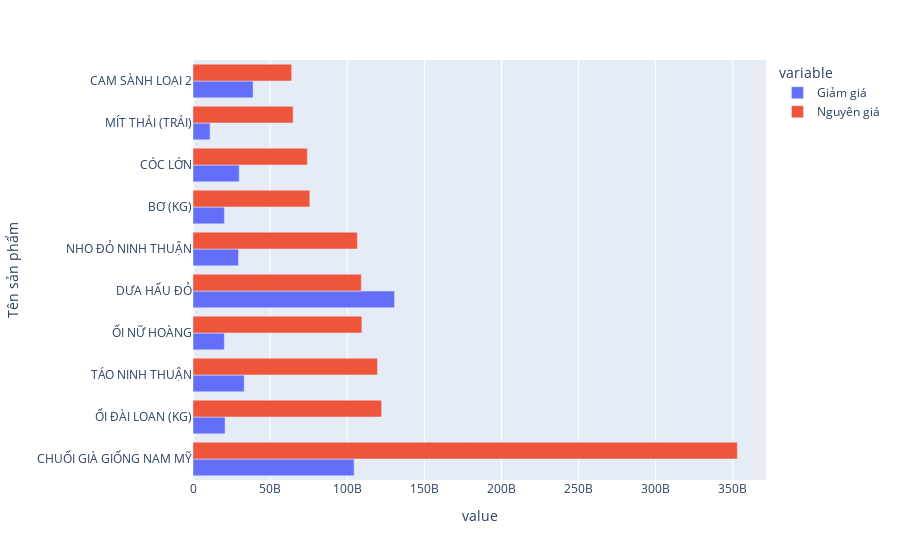

Source (notebook cell):
### Code cell
fig = px.bar(table_SL.sort_values(by='Nguyên giá ', ascending=False).head(10), y='Tên sản phẩm', x=['Giảm giá ', 'Nguyên giá '],barmode='group',orientation='h')
fig.show()

### Figure 1 — Plotly figure (JSON) as saved in the notebook; plotly's stock layout.template omitted (floating-point values rounded to 4 significant figures)
{"data": [{"alignmentgroup": "True", "hovertemplate": "variable=Giảm giá <br>value=%{x}<br>Tên sản phẩm=%{y}<extra></extra>", "legendgroup": "Giảm giá ", "marker": {"color": "#636efa", "pattern": {"shape": ""}}, "name": "Giảm giá ", "offsetgroup": "Giảm giá ", "orientation": "h", "showlegend": true, "textposition": "auto", "type": "bar", "x": [104500000000.0, 20800000000.0, 33190000000.0, 20300000000.0, 130700000000.0, 29480000000.0, 20340000000.0, 29970000000.0, 11080000000.0, 38970000000.0], "xaxis": "x", "y": ["CHUỐI GIÀ GIỐNG NAM MỸ", "ỔI ĐÀI LOAN (KG)", "TÁO NINH THUẬN", "ỔI NỮ HOÀNG", "DƯA HẤU ĐỎ", "NHO ĐỎ NINH THUẬN", "BƠ (KG)", "CÓC LỚN", "MÍT THÁI (TRÁI)", "CAM SÀNH LOẠI 2"], "yaxis": "y"}, {"alignmentgroup": "True", "hovertemplate": "variable=Nguyên giá <br>value=%{x}<br>Tên sản phẩm=%{y}<extra></extra>", "legendgroup": "Nguyên giá ", "marker": {"color": "#EF553B", "pattern": {"shape": ""}}, "name": "Nguyên giá ", "offsetgroup": "Nguyên giá ", "orientation": "h", "showlegend": true, "textposition": "auto", "type": "bar", "x": [352900000000.0, 122300000000.0, 119600000000.0, 109500000000.0, 109100000000.0, 106600000000.0, 75750000000.0, 74140000000.0, 64890000000.0, 63980000000.0], "xaxis": "x", "y": ["CHUỐI GIÀ GIỐNG NAM MỸ", "ỔI ĐÀI LOAN (KG)", "TÁO NINH THUẬN", "ỔI NỮ HOÀNG", "DƯA HẤU ĐỎ", "NHO ĐỎ NINH THUẬN", "BƠ (KG)", "CÓC LỚN", "MÍT THÁI (TRÁI)", "CAM SÀNH LOẠI 2"], "yaxis": "y"}], "layout": {"barmode": "group", "legend": {"title": {"text": "variable"}, "tracegroupgap": 0}, "margin": {"t": 60}, "xaxis": {"anchor": "y", "domain": [0, 1], "title": {"text": "value"}}, "yaxis": {"anchor": "x", "domain": [0, 1], "title": {"text": "Tên sản phẩm"}}}}
